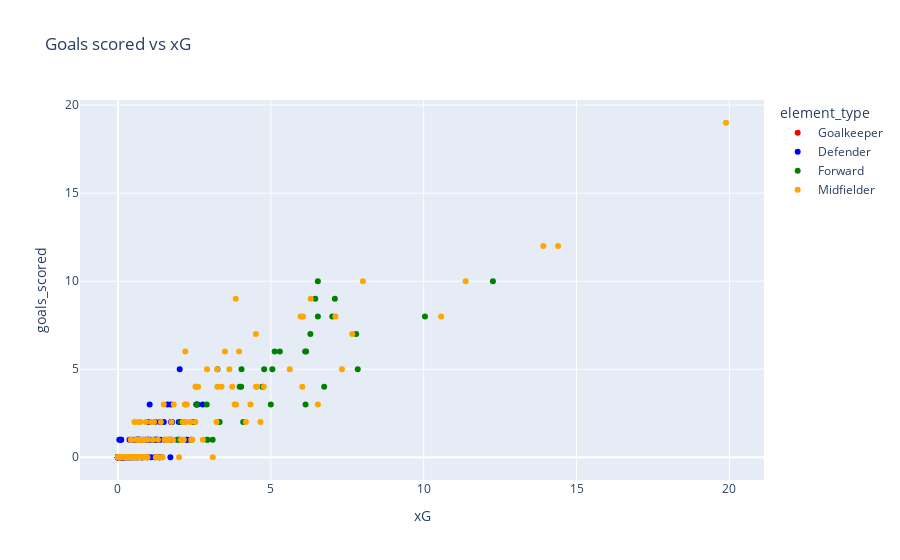

The code cell stored with this chart in its notebook:
### Code cell
px.scatter(df, 
           x='xG', y='goals_scored',
           color='element_type',
           color_discrete_map=position_colors,
           hover_data= ['player_name'],
           title='Goals scored vs xG'
              )

#sns.scatterplot(x = df['xG'], y = df['goals_scored'], hue=df['element_type'], palette=position_colors)

### Figure 1 — Plotly figure (JSON) as saved in the notebook; plotly's stock layout.template omitted (floating-point values rounded to 4 significant figures; data arrays with more than 128 entries replaced by an {"elided": "..."} marker saying what was removed)
{"data": [{"customdata": [["Bernd Leno"], ["Aaron Ramsdale"], ["Álvaro Fernández"], ["Jonas Lössl"], ["Jason Steele"], ["Robert Sánchez"], ["Nick Pope"], ["Wayne Hennessey"], ["Edouard Mendy"], ["Vicente Guaita"], ["Jack Butland"], ["Jordan Pickford"], ["Kasper Schmeichel"], ["Illan Meslier"], ["Caoimhin Kelleher"], ["Zack Steffen"], ["David de Gea"], ["Karl Darlow"], ["Martin Dubravka"], ["Tim Krul"], ["Angus Gunn"], ["Fraser Forster"], ["Willy Caballero"], ["Hugo Lloris"], ["Ben Foster"], ["Daniel Bachmann"], ["Lukasz Fabianski"], ["Alphonse Areola"]], "hovertemplate": "element_type=Goalkeeper<br>xG=%{x}<br>goals_scored=%{y}<br>player_name=%{customdata[0]}<extra></extra>", "legendgroup": "Goalkeeper", "marker": {"color": "red", "symbol": "circle"}, "mode": "markers", "name": "Goalkeeper", "orientation": "v", "showlegend": true, "type": "scatter", "x": [0, 0, 0, 0, 0, 0, 0, 0, 0, 0, 0, 0, 0, 0, 0, 0, 0, 0, 0, 0, 0, 0, 0, 0, 0, 0, 0, 0], "xaxis": "x", "y": [0, 0, 0, 0, 0, 0, 0, 0, 0, 0, 0, 0, 0, 0, 0, 0, 0, 0, 0, 0, 0, 0, 0, 0, 0, 0, 0, 0], "yaxis": "y"}, {"customdata": {"elided": "132x1 str values"}, "hovertemplate": "element_type=Defender<br>xG=%{x}<br>goals_scored=%{y}<br>player_name=%{customdata[0]}<extra></extra>", "legendgroup": "Defender", "marker": {"color": "blue", "symbol": "circle"}, "mode": "markers", "name": "Defender", "orientation": "v", "showlegend": true, "type": "scatter", "x": {"elided": "132 float values"}, "xaxis": "x", "y": {"elided": "132 int values"}, "yaxis": "y"}, {"customdata": [["Alexandre Lacazette"], ["Ollie Watkins"], ["Danny Ings"], ["Ivan Toney"], ["Neal Maupay"], ["Danny Welbeck"], ["Jay Rodriguez"], ["Ashley Barnes"], ["Matej Vydra"], ["Wout Weghorst"], ["Timo Werner"], ["Romelu Lukaku"], ["Christian Benteke"], ["Jordan Ayew"], ["Jean-Philippe Mateta"], ["Odsonne Edouard"], ["Dominic Calvert-Lewin"], ["Salomón Rondón"], ["Jamie Vardy"], ["Kelechi Iheanacho"], ["Patson Daka"], ["Patrick Bamford"], ["Joe Gelhardt"], ["Roberto Firmino"], ["Edinson Cavani"], ["Chris Wood"], ["Callum Wilson"], ["Allan Saint-Maximin"], ["Teemu Pukki"], ["Adam Idah"], ["Joshua Sargent"], ["Che Adams"], ["Armando Broja"], ["Shane Long"], ["Adam Armstrong"], ["Harry Kane"], ["Emmanuel Dennis"], ["Joshua King"], ["Michail Antonio"], ["Raúl Jiménez"], ["Fabio Silva"], ["Hee-Chan Hwang"]], "hovertemplate": "element_type=Forward<br>xG=%{x}<br>goals_scored=%{y}<br>player_name=%{customdata[0]}<extra></extra>", "legendgroup": "Forward", "marker": {"color": "Green", "symbol": "circle"}, "mode": "markers", "name": "Forward", "orientation": "v", "showlegend": true, "type": "scatter", "x": [6.137, 7.792, 4.042, 7.096, 6.539, 2.573, 3.098, 0.6575, 1.193, 1.998, 2.909, 5.051, 4.719, 2.932, 2.904, 6.155, 5.0, 2.412, 6.539, 2.062, 4.031, 2.502, 1.991, 3.983, 3.328, 6.746, 5.127, 4.783, 7.012, 1.929, 2.044, 6.294, 5.295, 0.6536, 4.097, 12.27, 6.455, 7.843, 10.04, 6.125, 1.342, 3.255], "xaxis": "x", "y": [3, 7, 5, 9, 8, 3, 1, 0, 1, 1, 1, 5, 4, 1, 3, 6, 3, 1, 10, 2, 4, 2, 1, 4, 2, 4, 6, 5, 8, 1, 2, 7, 6, 1, 2, 10, 9, 5, 8, 6, 0, 5], "yaxis": "y"}, {"customdata": {"elided": "143x1 str values"}, "hovertemplate": "element_type=Midfielder<br>xG=%{x}<br>goals_scored=%{y}<br>player_name=%{customdata[0]}<extra></extra>", "legendgroup": "Midfielder", "marker": {"color": "Orange", "symbol": "circle"}, "mode": "markers", "name": "Midfielder", "orientation": "v", "showlegend": true, "type": "scatter", "x": {"elided": "143 float values"}, "xaxis": "x", "y": {"elided": "143 int values"}, "yaxis": "y"}], "layout": {"legend": {"title": {"text": "element_type"}, "tracegroupgap": 0}, "title": {"text": "Goals scored vs xG"}, "xaxis": {"anchor": "y", "domain": [0, 1], "title": {"text": "xG"}}, "yaxis": {"anchor": "x", "domain": [0, 1], "title": {"text": "goals_scored"}}}}
